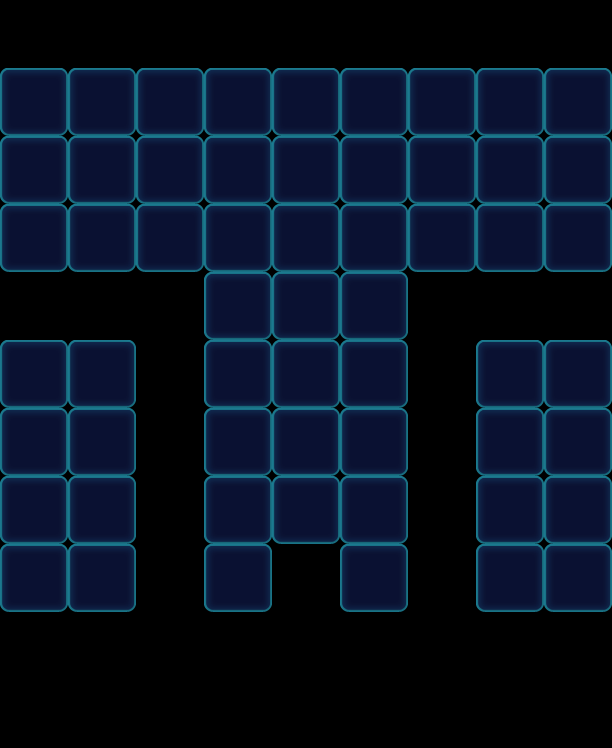

Tiled map render using the project's own tile images. Description and the map definition, with tile-layer contents summarised, below:
An orthogonal 9x11 tile map with 68x68 px tiles, 1 tile layer (Valid), 2 tilesets and 93 objects (49x Floor, 11x Monster, 11x Factory_Normal, 11x Lock, 11x Stone).

<map version="1.0" orientation="orthogonal" width="9" height="11" tilewidth="68" tileheight="68">
 <properties>
  <property name="Connect" value="38,15,1|58,75,1" />
 </properties>
 <tileset firstgid="1" name="game_grid1" tilewidth="68" tileheight="68">
  <image source="game_grid1.png" width="68" height="68" />
 </tileset>
 <tileset firstgid="2" name="map" tilewidth="68" tileheight="68">
  <image source="map.png" width="1024" height="1024" />
 </tileset>
 <layer name="Valid" width="9" height="11">
  <data>[99 cells, 57 non-empty, 1 distinct tile ids]</data>
 </layer>
 <objectgroup name="BottomObj" width="9" height="11">
  <object name="Jelly" type="Floor" gid="33" x="0" y="204">
   <properties>
    <property name="Layers" value="2" />
   </properties>
  </object>
  <object name="Jelly" type="Floor" gid="33" x="68" y="204">
   <properties>
    <property name="Layers" value="2" />
   </properties>
  </object>
  <object name="Jelly" type="Floor" gid="33" x="136" y="204">
   <properties>
    <property name="Layers" value="2" />
   </properties>
  </object>
  <object name="Jelly" type="Floor" gid="33" x="204" y="204">
   <properties>
    <property name="Layers" value="2" />
   </properties>
  </object>
  <object name="Jelly" type="Floor" gid="33" x="272" y="204">
   <properties>
    <property name="Layers" value="2" />
   </properties>
  </object>
  <object name="Jelly" type="Floor" gid="33" x="340" y="204">
   <properties>
    <property name="Layers" value="2" />
   </properties>
  </object>
  <object name="Jelly" type="Floor" gid="33" x="408" y="204">
   <properties>
    <property name="Layers" value="2" />
   </properties>
  </object>
  <object name="Jelly" type="Floor" gid="33" x="476" y="204">
   <properties>
    <property name="Layers" value="2" />
   </properties>
  </object>
  <object name="Jelly" type="Floor" gid="33" x="544" y="204">
   <properties>
    <property name="Layers" value="2" />
   </properties>
  </object>
  <object name="Jelly" type="Floor" gid="33" x="408" y="272">
   <properties>
    <property name="Layers" value="2" />
   </properties>
  </object>
  <object name="Jelly" type="Floor" gid="33" x="68" y="272">
   <properties>
    <property name="Layers" value="2" />
   </properties>
  </object>
  <object name="Jelly" type="Floor" gid="33" x="204" y="272">
   <properties>
    <property name="Layers" value="2" />
   </properties>
  </object>
  <object name="Jelly" type="Floor" gid="33" x="476" y="272">
   <properties>
    <property name="Layers" value="2" />
   </properties>
  </object>
  <object name="Jelly" type="Floor" gid="33" x="136" y="272">
   <properties>
    <property name="Layers" value="2" />
   </properties>
  </object>
  <object name="Jelly" type="Floor" gid="33" x="340" y="272">
   <properties>
    <property name="Layers" value="2" />
   </properties>
  </object>
  <object name="Jelly" type="Floor" gid="33" x="272" y="272">
   <properties>
    <property name="Layers" value="2" />
   </properties>
  </object>
  <object name="Jelly" type="Floor" gid="33" x="408" y="136">
   <properties>
    <property name="Layers" value="2" />
   </properties>
  </object>
  <object name="Jelly" type="Floor" gid="33" x="68" y="136">
   <properties>
    <property name="Layers" value="2" />
   </properties>
  </object>
  <object name="Jelly" type="Floor" gid="33" x="204" y="136">
   <properties>
    <property name="Layers" value="2" />
   </properties>
  </object>
  <object name="Jelly" type="Floor" gid="33" x="476" y="136">
   <properties>
    <property name="Layers" value="2" />
   </properties>
  </object>
  <object name="Jelly" type="Floor" gid="33" x="136" y="136">
   <properties>
    <property name="Layers" value="2" />
   </properties>
  </object>
  <object name="Jelly" type="Floor" gid="33" x="340" y="136">
   <properties>
    <property name="Layers" value="2" />
   </properties>
  </object>
  <object name="Jelly" type="Floor" gid="33" x="272" y="136">
   <properties>
    <property name="Layers" value="2" />
   </properties>
  </object>
  <object name="6546" type="Floor" gid="32" x="0" y="136">
   <properties>
    <property name="Layers" value="1" />
   </properties>
  </object>
  <object name="6546" type="Floor" gid="32" x="0" y="272">
   <properties>
    <property name="Layers" value="1" />
   </properties>
  </object>
  <object name="6546" type="Floor" gid="32" x="544" y="272">
   <properties>
    <property name="Layers" value="1" />
   </properties>
  </object>
  <object name="6546" type="Floor" gid="32" x="544" y="136">
   <properties>
    <property name="Layers" value="1" />
   </properties>
  </object>
  <object name="6546" type="Floor" gid="32" x="204" y="340">
   <properties>
    <property name="Layers" value="1" />
   </properties>
  </object>
  <object name="6546" type="Floor" gid="32" x="272" y="340">
   <properties>
    <property name="Layers" value="1" />
   </properties>
  </object>
  <object name="6546" type="Floor" gid="32" x="340" y="340">
   <properties>
    <property name="Layers" value="1" />
   </properties>
  </object>
  <object name="6546" type="Floor" gid="32" x="204" y="408">
   <properties>
    <property name="Layers" value="1" />
   </properties>
  </object>
  <object name="6546" type="Floor" gid="32" x="272" y="408">
   <properties>
    <property name="Layers" value="1" />
   </properties>
  </object>
  <object name="6546" type="Floor" gid="32" x="340" y="408">
   <properties>
    <property name="Layers" value="1" />
   </properties>
  </object>
  <object name="6546" type="Floor" gid="32" x="204" y="476">
   <properties>
    <property name="Layers" value="1" />
   </properties>
  </object>
  <object name="6546" type="Floor" gid="32" x="272" y="476">
   <properties>
    <property name="Layers" value="1" />
   </properties>
  </object>
  <object name="6546" type="Floor" gid="32" x="340" y="476">
   <properties>
    <property name="Layers" value="1" />
   </properties>
  </object>
  <object name="6546" type="Floor" gid="32" x="204" y="544">
   <properties>
    <property name="Layers" value="1" />
   </properties>
  </object>
  <object name="6546" type="Floor" gid="32" x="272" y="544">
   <properties>
    <property name="Layers" value="1" />
   </properties>
  </object>
  <object name="6546" type="Floor" gid="32" x="340" y="544">
   <properties>
    <property name="Layers" value="1" />
   </properties>
  </object>
  <object name="6546" type="Floor" gid="32" x="204" y="612">
   <properties>
    <property name="Layers" value="1" />
   </properties>
  </object>
  <object name="6546" type="Floor" gid="32" x="340" y="612">
   <properties>
    <property name="Layers" value="1" />
   </properties>
  </object>
  <object name="6546" type="Floor" gid="32" x="68" y="408">
   <properties>
    <property name="Layers" value="1" />
   </properties>
  </object>
  <object name="6546" type="Floor" gid="32" x="68" y="476">
   <properties>
    <property name="Layers" value="1" />
   </properties>
  </object>
  <object name="6546" type="Floor" gid="32" x="68" y="544">
   <properties>
    <property name="Layers" value="1" />
   </properties>
  </object>
  <object name="6546" type="Floor" gid="32" x="68" y="612">
   <properties>
    <property name="Layers" value="1" />
   </properties>
  </object>
  <object name="6546" type="Floor" gid="32" x="476" y="408">
   <properties>
    <property name="Layers" value="1" />
   </properties>
  </object>
  <object name="6546" type="Floor" gid="32" x="476" y="476">
   <properties>
    <property name="Layers" value="1" />
   </properties>
  </object>
  </objectgroup>
 <objectgroup name="MiddleObj" width="9" height="11">
  <!-- 11 objects omitted --></objectgroup>
 <objectgroup color="#000000" name="TopObj" width="9" height="11">
  <!-- 33 objects omitted --></objectgroup>
</map>
<!-- 46 of 93 objects omitted -->
